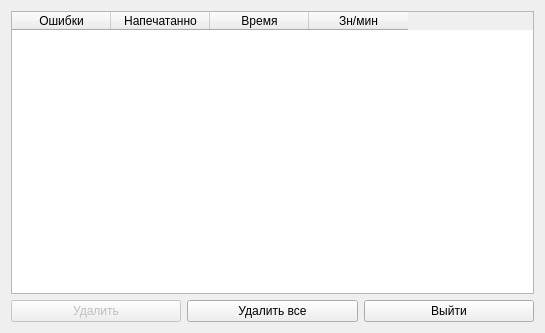
<?xml version="1.0" encoding="UTF-8"?>
<ui version="4.0">
 <class>statisticDialog</class>
 <widget class="QDialog" name="statisticDialog">
  <property name="geometry">
   <rect>
    <x>0</x>
    <y>0</y>
    <width>545</width>
    <height>333</height>
   </rect>
  </property>
  <property name="windowTitle">
   <string>Статистика</string>
  </property>
  <layout class="QGridLayout" name="gridLayout">
   <item row="2" column="0">
    <widget class="QPushButton" name="deleteStatistic">
     <property name="enabled">
      <bool>false</bool>
     </property>
     <property name="text">
      <string>Удалить</string>
     </property>
    </widget>
   </item>
   <item row="2" column="1">
    <widget class="QPushButton" name="deleteAllStatistic">
     <property name="text">
      <string>Удалить все</string>
     </property>
    </widget>
   </item>
   <item row="2" column="2">
    <widget class="QPushButton" name="close">
     <property name="minimumSize">
      <size>
       <width>100</width>
       <height>0</height>
      </size>
     </property>
     <property name="text">
      <string>Выйти</string>
     </property>
    </widget>
   </item>
   <item row="0" column="0" colspan="3">
    <widget class="QTableWidget" name="tableWidget">
     <property name="minimumSize">
      <size>
       <width>391</width>
       <height>0</height>
      </size>
     </property>
     <property name="frameShape">
      <enum>QFrame::StyledPanel</enum>
     </property>
     <property name="frameShadow">
      <enum>QFrame::Sunken</enum>
     </property>
     <property name="editTriggers">
      <set>QAbstractItemView::NoEditTriggers</set>
     </property>
     <property name="tabKeyNavigation">
      <bool>false</bool>
     </property>
     <property name="showDropIndicator" stdset="0">
      <bool>false</bool>
     </property>
     <property name="dragEnabled">
      <bool>false</bool>
     </property>
     <property name="dragDropOverwriteMode">
      <bool>false</bool>
     </property>
     <property name="alternatingRowColors">
      <bool>true</bool>
     </property>
     <property name="selectionMode">
      <enum>QAbstractItemView::SingleSelection</enum>
     </property>
     <property name="selectionBehavior">
      <enum>QAbstractItemView::SelectRows</enum>
     </property>
     <property name="verticalScrollMode">
      <enum>QAbstractItemView::ScrollPerItem</enum>
     </property>
     <property name="sortingEnabled">
      <bool>false</bool>
     </property>
     <property name="wordWrap">
      <bool>true</bool>
     </property>
     <property name="cornerButtonEnabled">
      <bool>true</bool>
     </property>
     <attribute name="horizontalHeaderCascadingSectionResizes">
      <bool>false</bool>
     </attribute>
     <attribute name="horizontalHeaderDefaultSectionSize">
      <number>99</number>
     </attribute>
     <attribute name="horizontalHeaderHighlightSections">
      <bool>true</bool>
     </attribute>
     <attribute name="horizontalHeaderShowSortIndicator" stdset="0">
      <bool>false</bool>
     </attribute>
     <attribute name="horizontalHeaderStretchLastSection">
      <bool>false</bool>
     </attribute>
     <attribute name="verticalHeaderDefaultSectionSize">
      <number>20</number>
     </attribute>
     <column>
      <property name="text">
       <string>Ошибки</string>
      </property>
     </column>
     <column>
      <property name="text">
       <string>Напечатанно</string>
      </property>
     </column>
     <column>
      <property name="text">
       <string>Время</string>
      </property>
     </column>
     <column>
      <property name="text">
       <string>Зн/мин</string>
      </property>
     </column>
    </widget>
   </item>
  </layout>
 </widget>
 <resources/>
 <connections>
  <connection>
   <sender>close</sender>
   <signal>clicked()</signal>
   <receiver>statisticDialog</receiver>
   <slot>close()</slot>
   <hints>
    <hint type="sourcelabel">
     <x>742</x>
     <y>316</y>
    </hint>
    <hint type="destinationlabel">
     <x>398</x>
     <y>166</y>
    </hint>
   </hints>
  </connection>
 </connections>
</ui>
